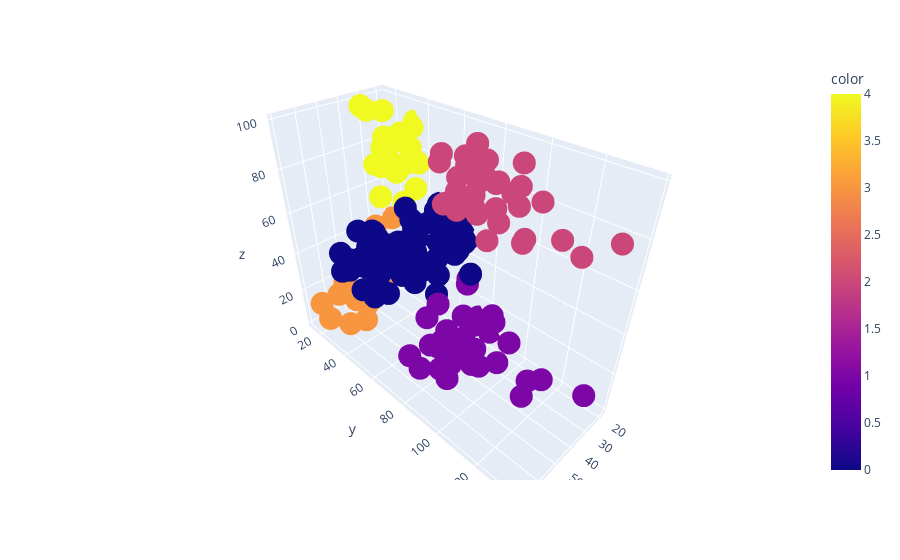

Source (notebook cell):
### Code cell
# Create the scatter plot
sc_plot = px.scatter_3d(x = data['Age'], y = data['Annual Income (k$)'], z=data['Spending Score (1-100)'],
                        color = data['Cluster'])

# Display the plot
sc_plot.show()

### Figure 1 — Plotly figure (JSON) as saved in the notebook; plotly's stock layout.template omitted (floating-point values rounded to 4 significant figures; data arrays with more than 128 entries replaced by an {"elided": "..."} marker saying what was removed)
{"data": [{"hovertemplate": "x=%{x}<br>y=%{y}<br>z=%{z}<br>color=%{marker.color}<extra></extra>", "legendgroup": "", "marker": {"color": {"elided": "200 int values"}, "coloraxis": "coloraxis", "symbol": "circle"}, "mode": "markers", "name": "", "scene": "scene", "showlegend": false, "type": "scatter3d", "x": {"elided": "200 int values"}, "y": {"elided": "200 int values"}, "z": {"elided": "200 int values"}}], "layout": {"coloraxis": {"colorbar": {"title": {"text": "color"}}, "colorscale": [[0, "#0d0887"], [0.1111, "#46039f"], [0.2222, "#7201a8"], [0.3333, "#9c179e"], [0.4444, "#bd3786"], [0.5556, "#d8576b"], [0.6667, "#ed7953"], [0.7778, "#fb9f3a"], [0.8889, "#fdca26"], [1, "#f0f921"]]}, "legend": {"tracegroupgap": 0}, "margin": {"t": 60}, "scene": {"domain": {"x": [0, 1], "y": [0, 1]}, "xaxis": {"title": {"text": "x"}}, "yaxis": {"title": {"text": "y"}}, "zaxis": {"title": {"text": "z"}}}}}
